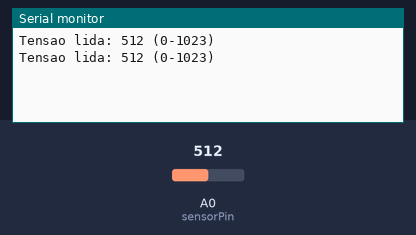
The sketch below on a simulated Arduino Uno, built with avr-gcc and run on an emulated ATmega328P. Parts: the last lines printed to the serial monitor. The test bench sets the inputs (shaded band); at power-on: A0 (sensorPin) = 512.

Above: at 2.8 s.
2.9 s: A0 (sensorPin) set to 716
At 4.9 s:
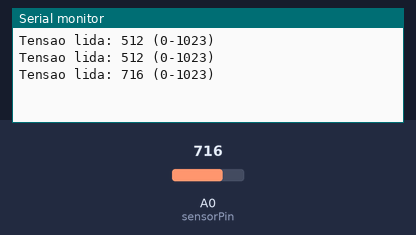
5.6 s: A0 (sensorPin) set to 900
At 6.5 s:
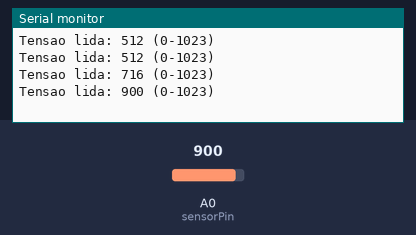
Timing chart, 0 to 8.6 s (numbered marks = the images above; inputs shaded):
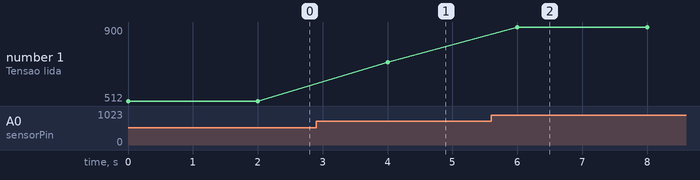

The sketch:

Controle_Temperatura_Humidade.ino
```cpp
//Summary
const int sensorPin = A0;  // Pino analógico onde o módulo KY-013 está conectado

void setup() {
  // Inicializa a comunicação serial
  Serial.begin(9600);
  while (!Serial) {
    // Aguarda até que a comunicação serial seja estabelecida
  }
}

void loop() {
  // Leitura da tensão no pino analógico
  int sensorValue = analogRead(sensorPin);

  // Imprime a leitura no Serial Monitor
  Serial.print("Tensao lida: ");
  Serial.print(sensorValue);
  Serial.println(" (0-1023)");

  // Aguarda 2 segundos antes de fazer a próxima leitura
  delay(2000);
}
```

Measured:
- after the input at 2.9 s, the serial monitor: prints a new line after 1.1 s (image 1)
- after the input at 5.6 s, the serial monitor: prints a new line after 0.40 s (image 2)
- plotted number 1: 512 → 716 after the input at 2.9 s, 716 → 900 after the input at 5.6 s
